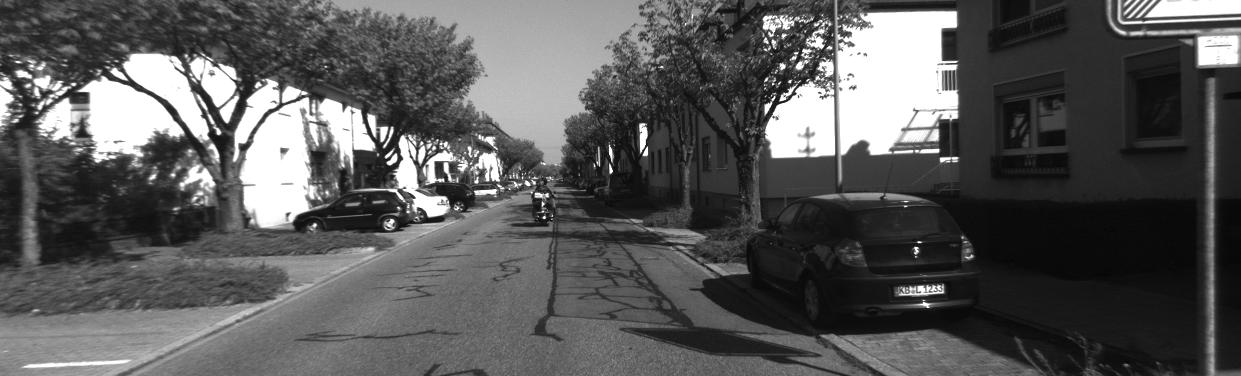
#> input picture slam_algorithm/left.png, 1241 x 376 px
$ python direct_method.py   (older library calls are emulated)
#> lines starting #> are read from the running program, lines starting #| are printed output that depends on the picture
import cv2 as cv
import numpy as np
import math
import time
import os

np.random.seed(1)

#相机位姿
camera_pos=np.array([0,0,0,1,0,0,0])
camera_pos = camera_pos[:,None]

global fx,fy,cx,cy
#数据集所用相机参数
fx = 718.856; fy = 718.856;  cx = 607.1928; cy = 185.2157
baseline = 0.573

# #纹理低图像相机参数
# fx = 520.9; fy = 521.0;  cx = 325.1; cy = 249.7
# baseline=1000

#读取文件
file_1='./left.png'
file_2='./disparity.png'
directory_name='./image'
#读取无纹理图片
file_3='./rgb_notexture.png'
file_4='./depth_notexture.png'

directory_name_2='./image_notexture'
#
f1=os.listdir(directory_name)
# #无纹理图片使用
# f1=os.listdir(directory_name_2)
f1= f1[1:]
f1.sort()

#计算∂e/∂ξ=-(∂I_2)/∂u *∂u/∂q *∂q/∂δξ
class JacobianAccumulator():
    def __init__( self,img1_,img2_,px_ref_,depth_ref_,T21_):
        #图片
        self.img1=img1_
        self.img2=img2_
        #像素点坐标
        self.px_ref=px_ref_
        #初始化的深度
        self.depth_ref =depth_ref_
        #转移矩阵
        self.T21=T21_
        #投影点
        self.projection=np.zeros([len(px_ref_),2])
        #hessian矩阵
        self.H = np.zeros([6,6])
        #偏移量
        self.b =np.zeros([6,1])
        self.cost=0

    def reset(self,T21):
        self.H = np.zeros([6,6])
        self.b =np.zeros([6,1])
        self.cost =0
        self.T21 =T21
    def projected_points(self):
        return self.projection
    def bias(self):
        return self.b
    def hessian(self):
        return self.H
    #返回损失值
    def cost_func(self):
        return self.cost
    def accumated_jacobian(self,Range):
        half_patch_size = 1
        cnt_good=0
        hessian = np.zeros([6,6])
        bias = np.zeros([6,1])
        cost_tmp =0
        for i in Range:
            point = np.array([(self.px_ref[i][0]-cx)/fx,(self.px_ref[i][1]-cy)/fy,1])
            point = point[:,np.newaxis]   #一维变量transpose无效果
            #得到三维坐标点
            point_ref = self.depth_ref[i]*point
            a =self.T21[0:3, 3]
            #旋转后的假想三维点
            point_cur = np.dot(self.T21[0:3,0:3],point_ref)+a

            point_cur = point_cur[:,0]    #注意维度问题

            if point_cur[2] < 0:
                continue
            #得到像素坐标
            u = fx * point_cur[0]/point_cur[2]+cx
            v = fy*point_cur[1]/point_cur[2]+cy
            #保证投影后像素坐标还在图像里
            if (u <half_patch_size or u > self.img2.shape[1]-half_patch_size or
                v < half_patch_size or v >self.img2.shape[0]-half_patch_size):
                continue
            self.projection[i,:]=np.squeeze(np.array([u, v]))
            X = point_cur[0]; Y=point_cur[1];Z=point_cur[2]
            #以下均为算法中计算雅可比的方法
            Z2 =Z *Z; Z_inv =1.0/Z; Z2_inv = Z_inv*Z_inv
            cnt_good+=1
            for x in range(-half_patch_size,half_patch_size,1):
                for y in range(-half_patch_size,half_patch_size,1):
                    #灰度值误差
                    error = GetPixelValue(self.img1,self.px_ref[i][0]+x,self.px_ref[i][1]+y)-\
                            GetPixelValue(self.img2,u+x,v+y)
                    J_pixel_xi = np.zeros([2,6])
                    J_img_pixel = np.zeros([2,1])

                    #像素点对位姿的雅可比矩阵
                    J_pixel_xi[0,0] = fx*Z_inv
                    J_pixel_xi[0,1] = 0
                    J_pixel_xi[0,2] = -fx*X*Z2_inv
                    J_pixel_xi[0,3] = -fx*X*Y*Z2_inv
                    J_pixel_xi[0,4] = fx+fx*X*X*Z2_inv
                    J_pixel_xi[0,5] = -fx*Y*Z_inv

                    J_pixel_xi[1,0]=0
                    J_pixel_xi[1,1] =fy*Z_inv
                    J_pixel_xi[1,2] = -fy*Y*Z2_inv
                    J_pixel_xi[1,3] = -fy-fy*Y*Y*Z2_inv
                    J_pixel_xi[1,4] = fy*X*Y*Z2_inv
                    J_pixel_xi[1,5] = fy*X*Z_inv

                    #计算第二幅图像中u点的像素梯度
                    J1 =0.5*(GetPixelValue(self.img2,u+1+x,v+y)-GetPixelValue(self.img2,u-1+x,v+y))
                    J2=0.5*(GetPixelValue(self.img2,u+x,v+1+y)-GetPixelValue(self.img2,u+x,v-1+y))
                    J_img_pixel = np.array([J1,J2])
                    J_img_pixel=J_img_pixel[:,np.newaxis].transpose()

                    J = -1.0 *(J_img_pixel.dot(J_pixel_xi))
                    #求解hessian
                    hessian += J.transpose().dot(J)
                    bias += -error*J.transpose()
                    cost_tmp +=error*error

        if cnt_good:
            self.H +=hessian
            self.b +=bias
            self.cost +=cost_tmp/cnt_good

#主函数
def main():
    #读取图像
    left_img = cv.imread(file_1,cv.IMREAD_GRAYSCALE)
#> left_img is the input picture: shape (376, 1241); min 6, max 255, mean 89
    disparity_img = cv.imread(file_2,cv.IMREAD_GRAYSCALE)
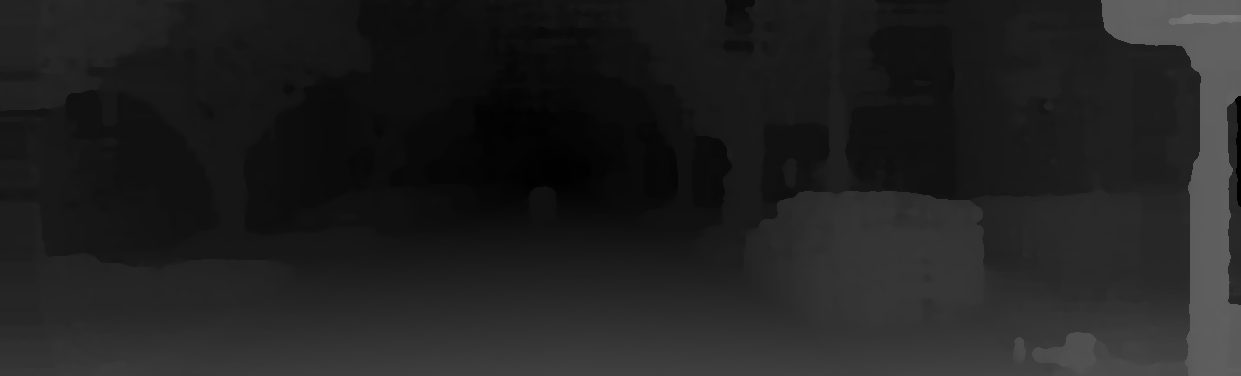
#> input picture slam_algorithm/disparity.png, 1241 x 376 px
#> disparity_img is the input picture: shape (376, 1241); min 1, max 120, mean 32.9
    #读取低纹理图像
    # left_img = cv.imread(file_3,cv.IMREAD_GRAYSCALE)
    # disparity_img = cv.imread(file_4,cv.IMREAD_GRAYSCALE)
    #随机生成的点数数量
    nPoints =100 #80
    #边界
    boarder = 60
    pixels_ref =[]
    depth_ref = []
    #在边界内随机选取点
    for i in range(nPoints):
        x =np.random.randint(boarder,left_img.shape[1]-boarder)    #代表图像的cols宽度
        y = np.random.randint(boarder,left_img.shape[0]-boarder)   #代表图像的rows高度
        disparity = disparity_img[y,x]  #此处需要注意坐标的一致性 是行还是列
        depth = fx*baseline/disparity
        #低纹理图片使用
        # depth = disparity/5000
        depth_ref.append(depth)
        pixels_ref.append(np.array([[x],[y]]))
#> this loop made 100 passes
#> (disparity, depth) on passes 1 to 12: (45, 9.15), (51, 8.08), (53, 7.77), (53, 7.77), (17, 24.23), (48, 8.58), (14, 29.42), (11, 37.45), (34, 12.11), (25, 16.48), (9, 45.77), (31, 13.29)
#> after the loop, depth_ref = 100 values, max 206 at index 85, min 7.77 at index 2, mean 24.12; pixels_ref = 100 items, first 6: [1121, 295], [1156, 315], [965, 263], [907, 252], [204, 189], [809, 312]

    T_cur_ref =np.identity(4)
#> T_cur_ref = [[1, 0, 0, 0], [0, 1, 0, 0], [0, 0, 1, 0], [0, 0, 0, 1]]
    #读取下一帧图像
    for f in f1:
        c=directory_name +'/' + f
        #低纹理使用
        # c = directory_name_2 + '/' + f
        img = cv.imread(c,cv.IMREAD_GRAYSCALE)
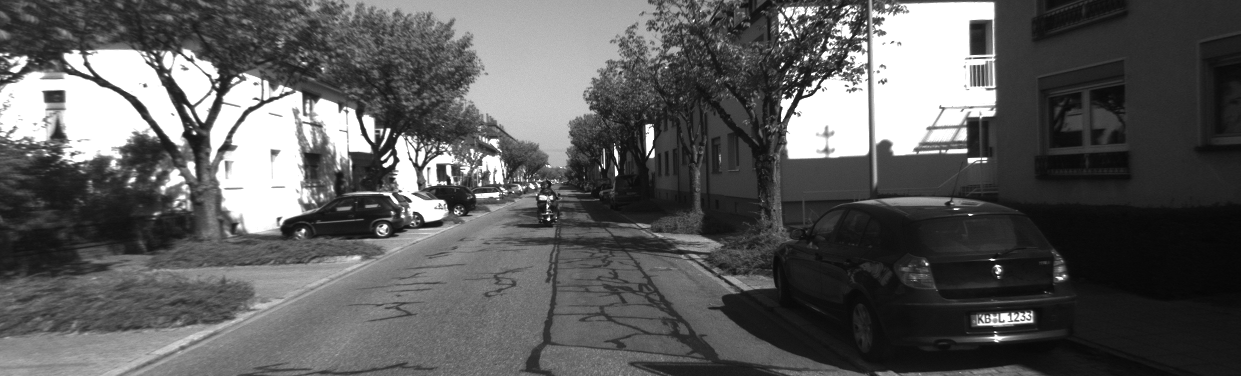
#> input picture slam_algorithm/image/000002.png, 1241 x 376 px
#> img is the input picture: shape (376, 1241); min 5, max 255, mean 91.7
        pose_new = DirectPoseEstimationSingleLayer(left_img,img,pixels_ref,depth_ref,T_cur_ref)
        camera_pos =pose_new
        #DirectPoseEstimationMultiLayer(left_img,img,pixels_ref,depth_ref,T_cur_ref)


#得到图像坐标的像素值，采用了双线性插值来逼近非整数点的像素
# [12 lines left out: function GetPixelValue, not called in this run]

#单个层的直接法
def DirectPoseEstimationSingleLayer(img1,img2,px_ref,depth_ref,T21):
    iteration=10
    cost= 0
    last_cost=0
    #初始时间
    t1 =time.time()
    jaco_accu = JacobianAccumulator(img1,img2,px_ref,depth_ref,T21)
#> in __init__, `self.px_ref=px_ref_`: self.px_ref has the same summary as pixels_ref in main
#> in __init__, `self.depth_ref =depth_ref_`: self.depth_ref has the same summary as depth_ref in main
#> in __init__, `self.T21=T21_`: self.T21 has the same summary as T_cur_ref in main
#> in __init__, `self.projection=np.zeros([len(px_ref_),2])`: self.projection = 100 pairs, first value 0 to 0, second value 0 to 0
#> in __init__, `self.H = np.zeros([6,6])`: self.H = [[0, 0, 0, 0, 0, 0], [0, 0, 0, 0, 0, 0], [0, 0, 0, 0, 0, 0], [0, 0, 0, 0, 0, 0], [0, 0, 0, 0, 0, 0], [0, 0, 0, 0, 0, 0]]
#> in __init__, `self.b =np.zeros([6,1])`: self.b = [0, 0, 0, 0, 0, 0]

    for iter in range(iteration):
        jaco_accu.reset(T21)
        Range = range(0,len(px_ref))
        #计算得到hessian和bias
        jaco_accu.accumated_jacobian(Range)
        H = jaco_accu.hessian()
        b = jaco_accu.bias()
        #求解方程H∆x=-b
        update = np.linalg.solve(H,b)
        update = transform_se3_to_T(update)
        T21 = update.dot(T21)   #注意此处没有使用李代数的方式更新
        cost = jaco_accu.cost_func()

        if update[0]== 'nan':
            print('update is nan')
            break
        #如果迭代中loss值增加就停止迭代
        if iter >0 and cost > last_cost:
            print('cost increased:'+str(cost)+','+str(last_cost))
            break
        if np.linalg.norm(update)<1e-3:
            break

        last_cost =cost
        print('iteration:'+str(iter)+',cost:'+str(cost))
#> this loop made 1 pass
#> after the loop, T21 has the same summary as T_cur_ref in main

    print('T21='+str(T21))
    #位姿更新
    pos_new=transform_T_to_q(T21,camera_pos)


    print('camera pos: '+str(pos_new))
    t2 = time.time()
    t_used =t2 -t1
    #计时统计
    print('direct method for single layer:'+str(t_used))

    #画出跟踪效果 可以看出移动的范围
    img2_show = cv.cvtColor(img2,cv.COLOR_GRAY2BGR)
    projection =jaco_accu.projected_points()
    for i in range(len(px_ref)):
        p_ref =px_ref[i]
        p_cur = projection[i]
        if p_cur[0] >0 and p_cur[1]>0:
            cv.circle(img2_show,(int(p_cur[0]),int(p_cur[1])),2,(0,250,0),2)
            cv.line(img2_show,(int(p_ref[0]),int(p_ref[1])),(int(p_cur[0]),int(p_cur[1])),(255,0,0))

    cv.imshow('current',img2_show)
    cv.waitKey()
    return  pos_new

#构建图像金字塔来实现位姿估计 暂时功能不完善
# [46 lines left out: functions DirectPoseEstimationMultiLayer, transform_se3_to_T, not called in this run]

#得到位姿
def get_position(rotM,tvec,camera_postion):
    camera_postion=np.dot(rotM,camera_postion)+tvec
    return camera_postion

#坐标转换矩阵到四元数转换
# [27 lines left out: functions transform_T_to_q, transform_R_to_q, not called in this run]


if __name__ == "__main__":
#> (the run stopped early here; a loop or call above may not have finished)
